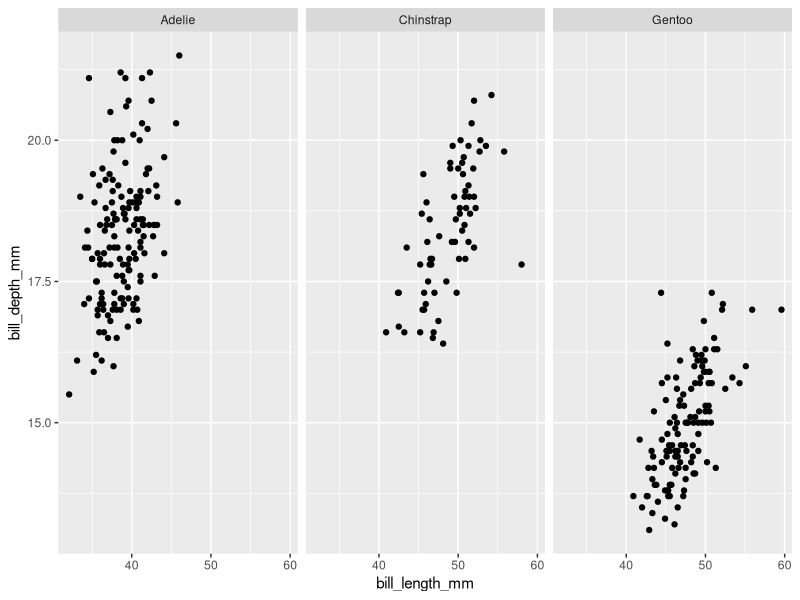
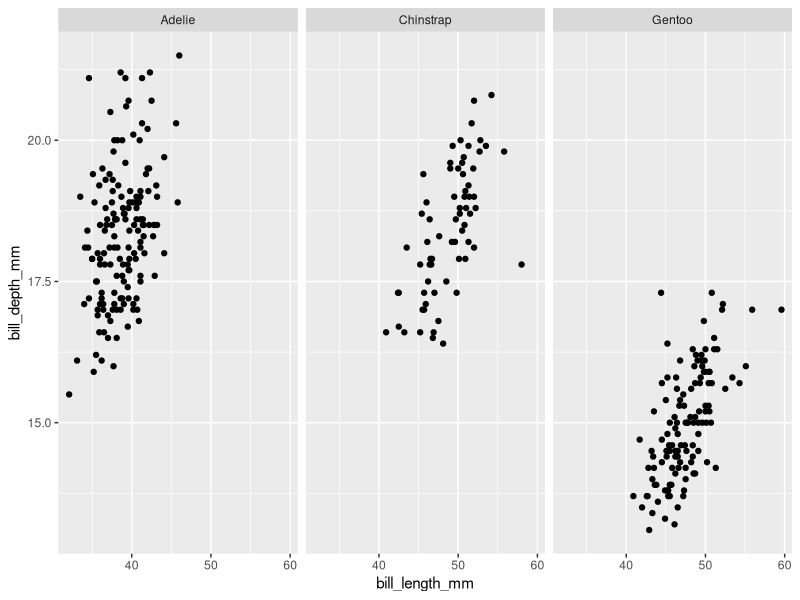

These charts were generated, in order, by the following R code:

            library(ggplot2)
            library(palmerpenguins)
            built_answer <- tryCatch(
                {
                    set.seed(42)
                    ggplot(penguins, aes(x = bill_length_mm, y = bill_depth_mm)) + geom_point() + facet_wrap(~ species)
                    suppressWarnings(
                        if (!file.exists("/sandbox/figures/bill-length_bill-depth_scatter_facet_species_answer.png")) {
                            ggsave(
                                width = 3,
                                height = 3,
                                "/sandbox/figures/bill-length_bill-depth_scatter_facet_species_answer.png"
                            )
                        }
                    )
                    suppressWarnings(
                        ggplot_build(last_plot())
                    )
                },
                error = function(e) {
                    'ERROR'
                }
            )
            built_submission <- tryCatch(
                {
                    set.seed(42)
                    ggplot(penguins, aes(x = bill_length_mm, y = bill_depth_mm)) +
  geom_point() +
  facet_wrap(~species, nrow = 1)
                    suppressWarnings(
                        ggsave(
                            width = 3,
                            height = 3,
                            "figures/bill-length_bill-depth_scatter_facet_species_submission_gemini.png"
                        )
                    )
                    suppressWarnings(
                        ggplot_build(last_plot())
                    )
                },
                error = function(e) {
                    'ERROR'
                }
            )
            cat(isTRUE(all.equal(built_answer, built_submission)))
        
